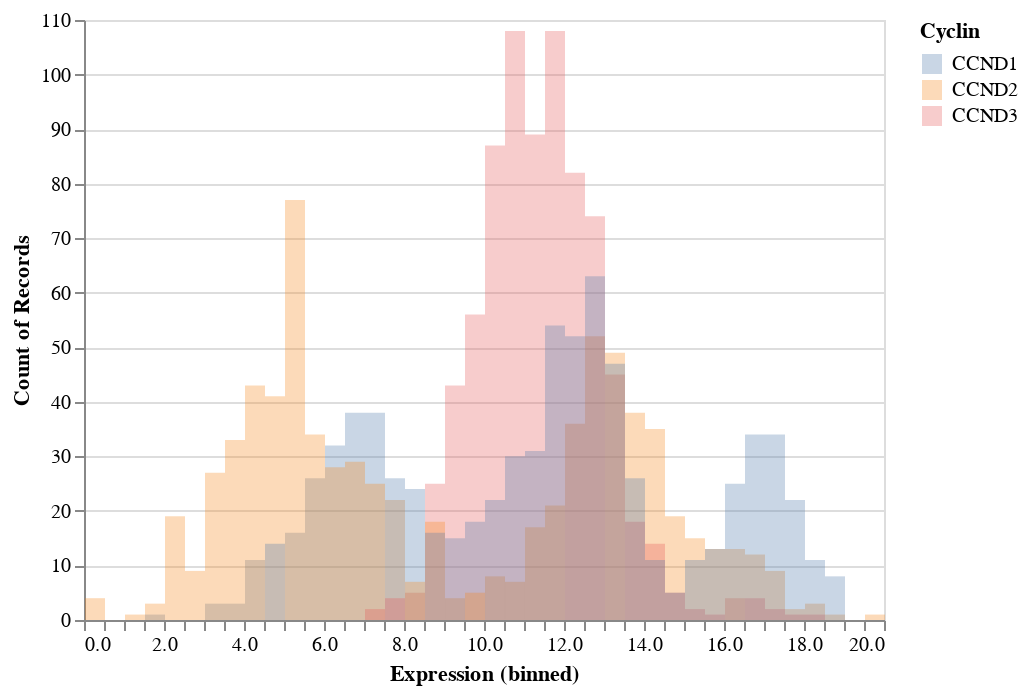

This figure's notebook cell:
### Code cell
# Altair_Fig1  Density

source = df

alt.Chart(source).transform_fold(
    ['CCND1', 'CCND2', 'CCND3'],
    as_=['Cyclin', 'Expression']
).mark_bar(
    opacity=0.3,
    binSpacing=0
).encode(
    alt.X('Expression:Q', bin=alt.Bin(maxbins=50)),
    alt.Y('count()', stack=None),
    alt.Color('Cyclin:N')
)

### Figure 1 — Vega-Lite specification as saved in the notebook (floating-point values rounded to 4 significant figures; data arrays with more than 128 entries replaced by an {"elided": "..."} marker saying what was removed)
{"config": {"view": {"continuousWidth": 400, "continuousHeight": 300}}, "data": {"name": "data-3b85facd689720c79bb78b2b6cb50570"}, "mark": {"type": "bar", "binSpacing": 0, "opacity": 0.3}, "encoding": {"color": {"field": "Cyclin", "type": "nominal"}, "x": {"bin": {"maxbins": 50}, "field": "Expression", "type": "quantitative"}, "y": {"aggregate": "count", "stack": null, "type": "quantitative"}}, "transform": [{"fold": ["CCND1", "CCND2", "CCND3"], "as": ["Cyclin", "Expression"]}], "$schema": "https://vega.github.io/schema/vega-lite/v4.17.0.json", "datasets": {"data-3b85facd689720c79bb78b2b6cb50570": {"elided": "780 records"}}}
